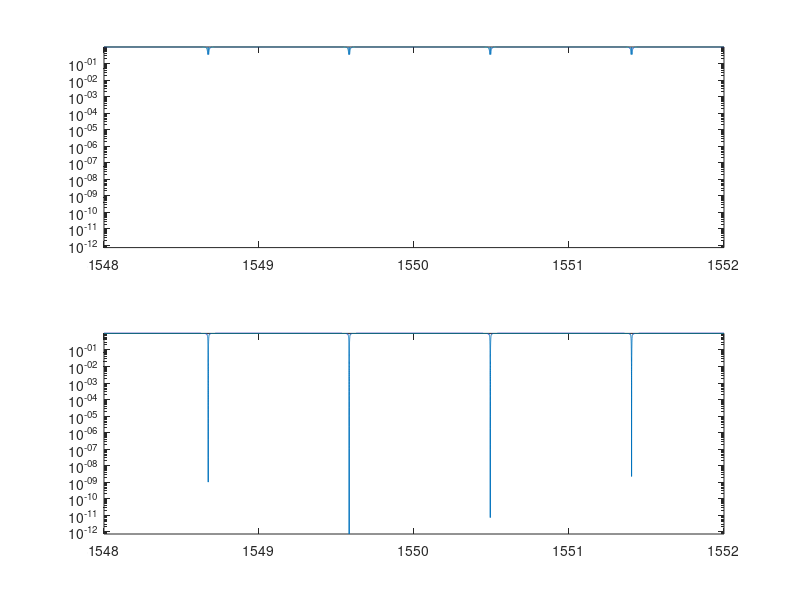

The MATLAB script that drew this image: (Note: this script raises an error after producing the figure.)
figure

N      = 100000;
alpha  = 1*100; % [dB/m]
n      = 4.2; % [Si eff index (Matan)]
c      = 299792458; % [m*s^-1]
L1     = 2*pi*100e-6; % [m]

% for L2 = 2*pi*1e-6*linspace(50,100,1000)

L2     = 2*pi*100e-6; % [m]
L3     = 2*pi*100e-6; % [m]
T1     = L1*n/c; % [s]
T2     = L2*n/c; % [s]
T3     = L3*n/c; % [s]
gamma1 = 10^(-alpha*L1/20);
gamma2 = 10^(-alpha*L2/20);
gamma3 = 10^(-alpha*L3/20);

for c2 = linspace(gamma2,1,60)

    % c2     = gamma2;      % critical coupling for nested rings
    c1     = gamma1; % critical coupling for nested rings
    s1     = sqrt(1-c1^2);
    s2     = sqrt(1-c2^2);
    phi1   = 0;
    phi2   = 0;
    lambda = linspace(1548*1e-9, 1552*1e-9, N); % [m]
    k      = 2*pi./lambda; % [rad*m^-1]
    FSR1   = lambda(end/2)^2/(lambda(end/2) + n*L1); %[m]
    FSR2   = lambda(end/2)^2/(lambda(end/2) + n*L2); %[m]


    TF_tot = c1 - (s1^2*gamma1*exp(-1i*(phi1 + n*k*L1)))./(1 - c1*c2*gamma1*exp(-1i*(phi1 + n*k*L1))) .* (c2 - (s2^2*gamma2*exp(-1i*(phi2 + n*k*L2)))./(1 - c2*gamma2*exp(-1i*(phi2 + n*k*L2))));
    TF_cascade = (c1 - (s1^2*gamma1*exp(-1i*(phi1 + n*k*L1)))./(1 - c1*gamma1*exp(-1i*(phi1 + n*k*L1)))) .* (c2 - (s2^2*gamma2*exp(-1i*(phi2 + n*k*L2)))./(1 - c2*gamma2*exp(-1i*(phi2 + n*k*L2))));
    
    ylims = [min([abs(TF_tot).^2, abs(TF_cascade).^2]), max([abs(TF_tot).^2, abs(TF_cascade).^2])];

    subplot(2,1,1)
    semilogy(lambda*1e9, abs(TF_tot).^2);
    xlim([1548 1552])
    ylim(ylims)

    subplot(2,1,2)
    semilogy(lambda*1e9, abs(TF_cascade).^2);
    xlim([1548 1552])
    ylim(ylims)

    sgtitle(['c2 = ' num2str(c2,'%.4f') ' ; L2 = 2*pi*' num2str(L2*1e6/(2*pi), '%.1f'), ' um'])
    drawnow
    pause(0.2)
end